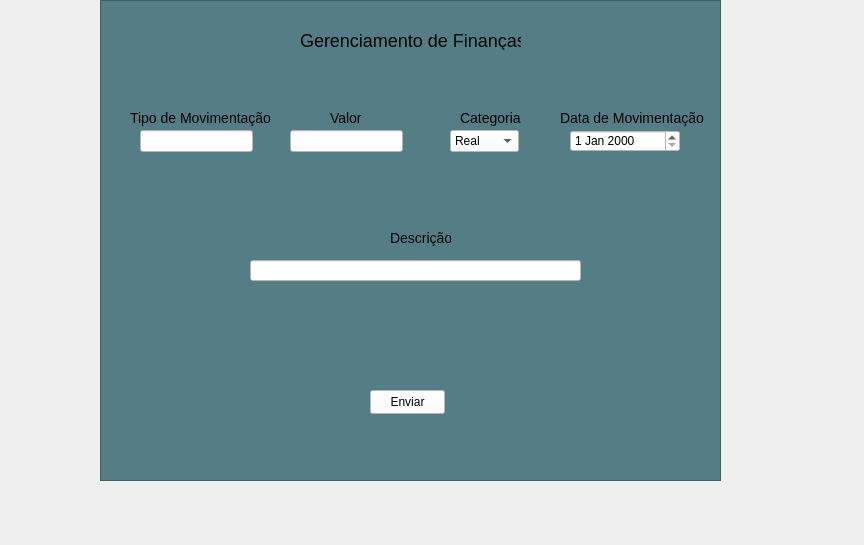
<?xml version="1.0" encoding="UTF-8"?>
<ui version="4.0">
 <class>Form</class>
 <widget class="QWidget" name="Form">
  <property name="geometry">
   <rect>
    <x>0</x>
    <y>0</y>
    <width>864</width>
    <height>545</height>
   </rect>
  </property>
  <property name="windowTitle">
   <string>Form</string>
  </property>
  <widget class="QFrame" name="frame">
   <property name="geometry">
    <rect>
     <x>100</x>
     <y>0</y>
     <width>621</width>
     <height>481</height>
    </rect>
   </property>
   <property name="styleSheet">
    <string notr="true">background-color: rgb(84, 125, 134);</string>
   </property>
   <property name="frameShape">
    <enum>QFrame::StyledPanel</enum>
   </property>
   <property name="frameShadow">
    <enum>QFrame::Raised</enum>
   </property>
   <widget class="QLabel" name="label">
    <property name="geometry">
     <rect>
      <x>200</x>
      <y>30</y>
      <width>221</width>
      <height>20</height>
     </rect>
    </property>
    <property name="styleSheet">
     <string notr="true">font-size:18px;</string>
    </property>
    <property name="text">
     <string>Gerenciamento de Finanças</string>
    </property>
   </widget>
   <widget class="QLabel" name="label_2">
    <property name="geometry">
     <rect>
      <x>30</x>
      <y>110</y>
      <width>151</width>
      <height>16</height>
     </rect>
    </property>
    <property name="styleSheet">
     <string notr="true">font-size: 14px;</string>
    </property>
    <property name="text">
     <string>Tipo de Movimentação</string>
    </property>
   </widget>
   <widget class="QLabel" name="label_3">
    <property name="geometry">
     <rect>
      <x>290</x>
      <y>230</y>
      <width>61</width>
      <height>16</height>
     </rect>
    </property>
    <property name="styleSheet">
     <string notr="true">font-size: 14px;</string>
    </property>
    <property name="text">
     <string>Descrição</string>
    </property>
   </widget>
   <widget class="QLabel" name="label_4">
    <property name="geometry">
     <rect>
      <x>360</x>
      <y>110</y>
      <width>61</width>
      <height>16</height>
     </rect>
    </property>
    <property name="styleSheet">
     <string notr="true">font-size: 14px;</string>
    </property>
    <property name="text">
     <string>Categoria</string>
    </property>
   </widget>
   <widget class="QLabel" name="label_5">
    <property name="geometry">
     <rect>
      <x>230</x>
      <y>110</y>
      <width>49</width>
      <height>16</height>
     </rect>
    </property>
    <property name="styleSheet">
     <string notr="true">font-size: 14px;</string>
    </property>
    <property name="text">
     <string>Valor</string>
    </property>
   </widget>
   <widget class="QLabel" name="label_6">
    <property name="geometry">
     <rect>
      <x>460</x>
      <y>110</y>
      <width>151</width>
      <height>16</height>
     </rect>
    </property>
    <property name="styleSheet">
     <string notr="true">font-size: 14px;</string>
    </property>
    <property name="text">
     <string>Data de Movimentação</string>
    </property>
   </widget>
   <widget class="QLineEdit" name="caixaCorrente">
    <property name="geometry">
     <rect>
      <x>40</x>
      <y>130</y>
      <width>113</width>
      <height>22</height>
     </rect>
    </property>
    <property name="styleSheet">
     <string notr="true">background-color: rgb(255, 255, 255);
border-color: rgb(15, 15, 15);</string>
    </property>
    <property name="text">
     <string/>
    </property>
   </widget>
   <widget class="QLineEdit" name="caixaValor">
    <property name="geometry">
     <rect>
      <x>190</x>
      <y>130</y>
      <width>113</width>
      <height>22</height>
     </rect>
    </property>
    <property name="styleSheet">
     <string notr="true">background-color: rgb(255, 255, 255);</string>
    </property>
    <property name="text">
     <string/>
    </property>
   </widget>
   <widget class="QComboBox" name="caixaCategoria">
    <property name="geometry">
     <rect>
      <x>350</x>
      <y>130</y>
      <width>69</width>
      <height>22</height>
     </rect>
    </property>
    <property name="styleSheet">
     <string notr="true">background-color: rgb(255, 255, 255);</string>
    </property>
    <item>
     <property name="text">
      <string>Real</string>
     </property>
    </item>
    <item>
     <property name="text">
      <string>Dolar</string>
     </property>
    </item>
    <item>
     <property name="text">
      <string>Euro</string>
     </property>
    </item>
    <item>
     <property name="text">
      <string>Libra</string>
     </property>
    </item>
    <item>
     <property name="text">
      <string/>
     </property>
    </item>
   </widget>
   <widget class="QDateEdit" name="caixaData">
    <property name="geometry">
     <rect>
      <x>470</x>
      <y>130</y>
      <width>110</width>
      <height>22</height>
     </rect>
    </property>
    <property name="styleSheet">
     <string notr="true">background-color: rgb(255, 255, 255);</string>
    </property>
   </widget>
   <widget class="QLineEdit" name="dep">
    <property name="geometry">
     <rect>
      <x>150</x>
      <y>260</y>
      <width>331</width>
      <height>21</height>
     </rect>
    </property>
    <property name="styleSheet">
     <string notr="true">background-color: rgb(255, 255, 255);</string>
    </property>
    <property name="text">
     <string/>
    </property>
   </widget>
   <widget class="QPushButton" name="btnEnviar">
    <property name="geometry">
     <rect>
      <x>270</x>
      <y>390</y>
      <width>75</width>
      <height>24</height>
     </rect>
    </property>
    <property name="styleSheet">
     <string notr="true">background-color: rgb(255, 255, 255);
border-color: rgb(0, 0, 255);</string>
    </property>
    <property name="text">
     <string>Enviar</string>
    </property>
   </widget>
  </widget>
 </widget>
 <resources/>
 <connections/>
</ui>
